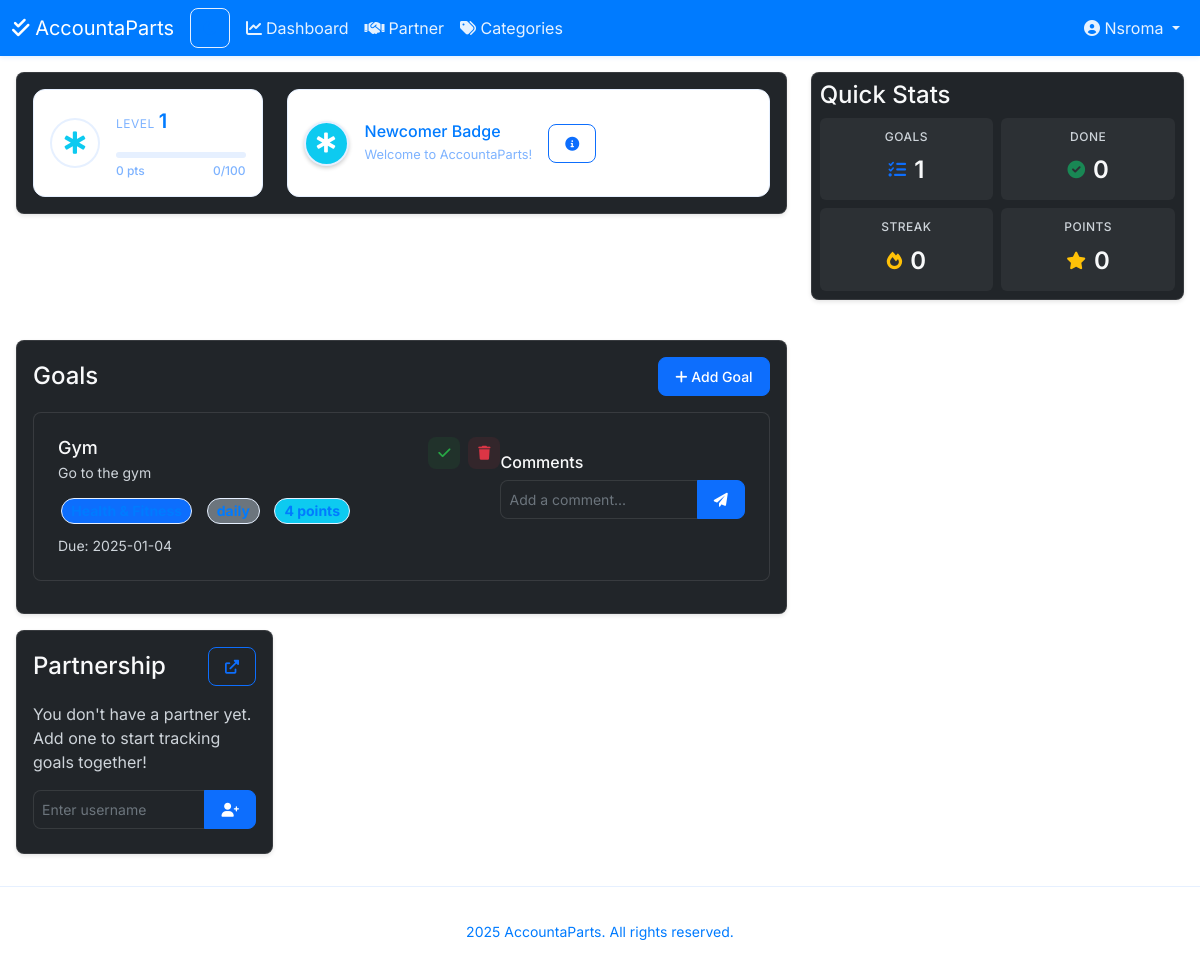
Before: /dashboard (signed in) with the older database file.
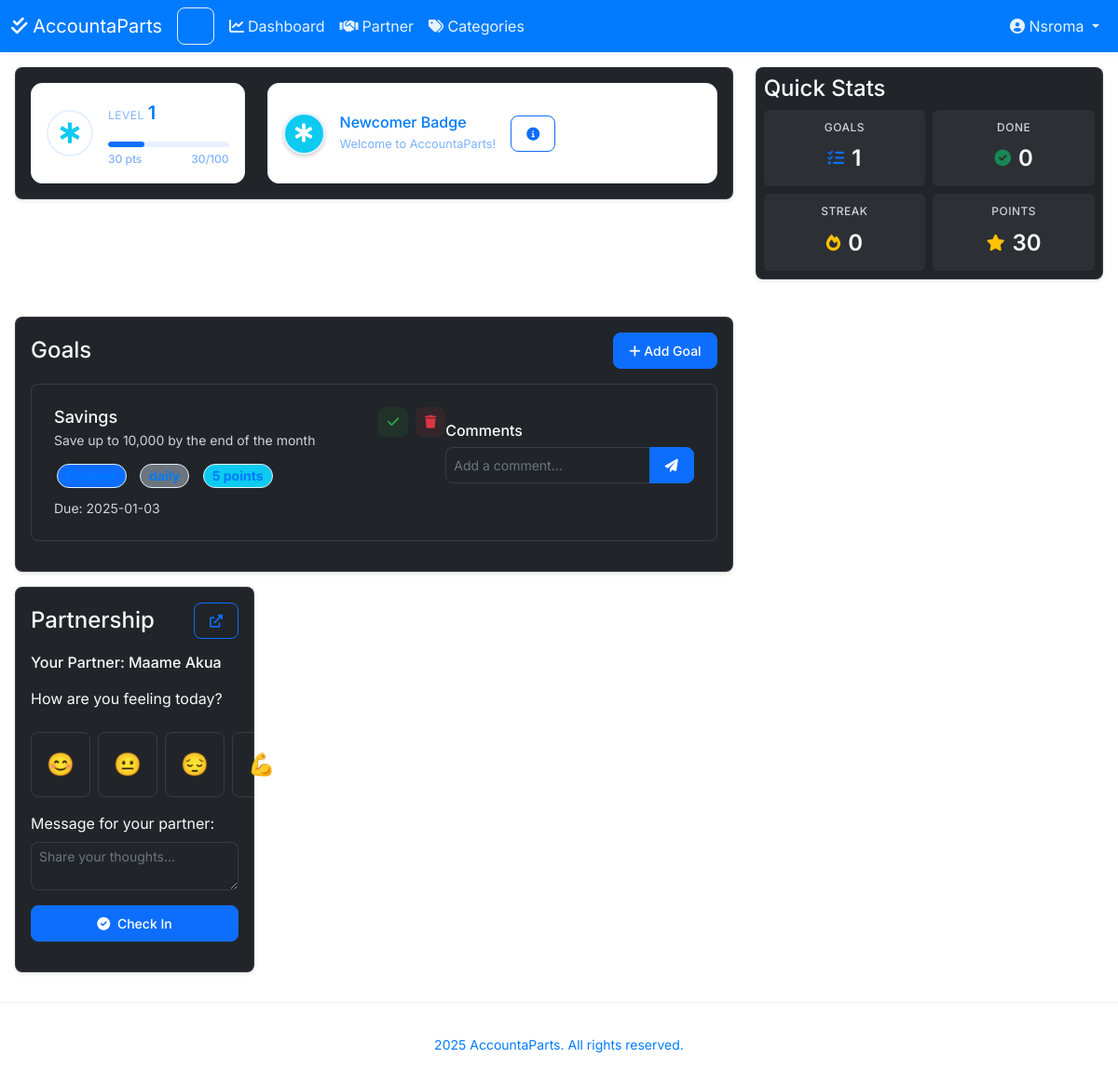
After: the same page with the newer database file.
### app.py (models this page shows, shortened)
class User(UserMixin, db.Model):
    id = db.Column(db.Integer, primary_key=True)
    username = db.Column(db.String(80), unique=True, nullable=False)
    email = db.Column(db.String(120), unique=True, nullable=False)
    password_hash = db.Column(db.String(128))
    points = db.Column(db.Integer, default=0)
    level = db.Column(db.Integer, default=1)
    badges = db.relationship('UserBadge', backref='user', lazy=True)
    partner_id = db.Column(db.Integer, db.ForeignKey('user.id'), unique=True, nullable=True)
    goals = db.relationship('Goal', backref='user', lazy=True)
    check_ins = db.relationship('CheckIn', backref='user', lazy=True)
    comments = db.relationship('Comment', backref='author', lazy=True)
    def get_partner(self):
        if self.partner_id:
            return User.query.get(self.partner_id)
        return None

class Goal(db.Model):
    id = db.Column(db.Integer, primary_key=True)
    title = db.Column(db.String(100), nullable=False)
    description = db.Column(db.Text)
    deadline = db.Column(db.DateTime)
    goal_type = db.Column(db.String(50))  # daily, weekly, monthly
    user_id = db.Column(db.Integer, db.ForeignKey('user.id'), nullable=False)
    category_id = db.Column(db.Integer, db.ForeignKey('category.id'))
    difficulty = db.Column(db.Integer, default=1)  # 1-5
    verification_required = db.Column(db.Boolean, default=False)
    points_reward = db.Column(db.Integer, default=10)
    streak = db.Column(db.Integer, default=0)
    created_at = db.Column(db.DateTime, default=datetime.utcnow)
    completed = db.Column(db.Boolean, default=False)
    completed_at = db.Column(db.DateTime, nullable=True)
    last_streak_update = db.Column(db.DateTime, nullable=True)
    tags = db.relationship('Tag', secondary=goal_tags, lazy='subquery',
        backref=db.backref('goals', lazy=True))
    comments = db.relationship('Comment', backref=db.backref('target_goal', lazy=True), lazy=True)

### app.py (the view)
@app.route('/dashboard')
@login_required
def dashboard():
    categories = Category.query.all()
    goals = Goal.query.filter_by(user_id=current_user.id).order_by(Goal.created_at.desc()).all()
    partner = current_user.get_partner()
    return render_template('dashboard.html',
                         categories=categories,
                         goals=goals,
                         partner=partner)

### app.py (called while the page is built)
@app.context_processor
def utility_processor():
    return {
        'get_my_latest_checkin': get_my_latest_checkin,
        'get_partner_latest_checkin': get_partner_latest_checkin,
        'today': datetime.utcnow().date()
    }

@login_manager.user_loader
def load_user(user_id):
    return User.query.get(int(user_id))

### templates/dashboard.html (shortened to what the changed rows need)
{% extends "base.html" %}
{% block content %}
<div class="container">
    <div class="row mb-4">
        <div class="col-md-8">
            <div class="card">
                <div class="card-body">
                    <div class="row">
                        <div class="col-md-4 mb-3 mb-md-0">
                            <div class="level-card text-center">
                                <div class="d-flex align-items-center gap-3">
                                        {% set current_badge = level_badge.get(current_user.level, "fa-award text-primary") %}
                                    <div class="level-info">
                                        <div class="d-flex align-items-baseline gap-1">
                                            <span class="level-label">Level</span>
                                            <span class="level-number">{{ current_user.level }}</span>
                                        </div>
                                        <div class="level-progress">
                                            <div class="progress">
                                                {% set progress = (current_user.points % 100) %}
                                                <div class="progress-bar bg-primary" role="progressbar"
                                                     style="width: {{ progress }}%;"
                                                     aria-valuenow="{{ progress }}"
                                                     aria-valuemin="0"
                                                     aria-valuemax="100">
                                                </div>
                                            </div>
                                            <div class="d-flex justify-content-between align-items-center mt-1">
                                                <small class="points-text">{{ current_user.points }} pts</small>
                                                <small class="progress-text">{{ progress }}/100</small>
                                            </div>
                                        </div>
                                    </div>
                                </div>
                            </div>
                        </div>
                                {% set current_badge = badges.get(current_user.level, badges[1]) %}
                    </div>
                </div>
            </div>
        </div>
        <div class="col-md-4">
            <div class="card">
                <div class="card-body p-2">
                    <div class="row g-2">
                        <div class="col-3 col-md-6">
                            <div class="stats-card">
                                <div class="stats-display">
                                    <i class="fas fa-star text-warning"></i>
                                    <span class="stats-count">{{ current_user.points }}</span>
                                </div>
                            </div>
                        </div>
                    </div>
                </div>
            </div>
        </div>
    </div>
    <div class="row">
        <div class="col-md-8">
            <div class="card">
                <div class="card-body">
                    {% if goals %}
                        {% for goal in goals %}
                            <div class="goal-card" data-category="{{ goal.category.name }}">
                                <div class="d-flex flex-column flex-md-row justify-content-between">
                                    <div class="flex-grow-1">
                                        <h5 class="goal-title">{{ goal.title }}</h5>
                                        <p class="goal-description">{{ goal.description }}</p>
                                        <div class="goal-meta">
                                            <span class="badge bg-primary">{{ goal.category.name }}</span>
                                            <span class="badge bg-secondary">{{ goal.goal_type }}</span>
                                            <span class="badge bg-info">{{ goal.difficulty }} points</span>
                                            <small class="text-muted">Due: {{ goal.deadline.strftime('%Y-%m-%d') }}</small>
                                        </div>
                                    </div>
                                    <div class="goal-actions mt-2 mt-md-0">
                                        {% if not goal.completed %}
                                        <button class="btn btn-success btn-sm" data-bs-toggle="modal" data-bs-target="#completeGoalModal{{ goal.id }}">
                                            <i class="fas fa-check"></i>
                                        </button>
                                        {% endif %}
                                        <button class="btn btn-danger btn-sm" data-bs-toggle="modal" data-bs-target="#deleteGoalModal{{ goal.id }}">
                                            <i class="fas fa-trash"></i>
                                        </button>
                                    </div>
                                <div class="comments-section mt-3">
                                    <h6 class="mb-2">Comments</h6>
                                    {% set comments = goal.comments|sort(attribute='created_at', reverse=true) %}
                                    <form action="{{ url_for('add_comment', goal_id=goal.id) }}" method="post" class="comment-form mt-2">
                                        <div class="input-group">
                                            <input type="text" class="form-control form-control-sm" name="content" placeholder="Add a comment..." required>
                                            <button type="submit" class="btn btn-primary btn-sm">
                                                <i class="fas fa-paper-plane"></i>
                                            </button>
                                        </div>
                                    </form>
                                </div>
                            </div>
                        {% endfor %}
                    {% else %}
                        <p class="text-muted text-center">No goals yet. Add your first goal!</p>
                    {% endif %}
                </div>
            </div>
        </div>
        <div class="col-md-4">
            <div class="card">
                <div class="card-body">
                    <div class="d-flex justify-content-between align-items-center mb-3">
                        <h5 class="card-title mb-0">Partnership</h5>
                        <a href="{{ url_for('accountability_partner') }}" class="btn btn-sm btn-outline-primary">
                        </a>
                    </div>
                    {% if current_user.partner_id %}
                        <div class="partner-info">
                            {% set partner = current_user.get_partner() %}
                            <h6 class="mb-3">Your Partner: {{ partner.username }}</h6>
                            <form action="{{ url_for('check_in') }}" method="post" class="mb-3">
                                <div class="form-group mb-3">
                                    <label class="form-label">How are you feeling today?</label>
                                    <div class="mood-btn-group">
                                        <button type="button" class="btn btn-outline-primary mood-btn" data-mood="😊">😊</button>
                                        <button type="button" class="btn btn-outline-primary mood-btn" data-mood="😐">😐</button>
                                        <button type="button" class="btn btn-outline-primary mood-btn" data-mood="😔">😔</button>
                                        <button type="button" class="btn btn-outline-primary mood-btn" data-mood="💪">💪</button>
                                    </div>
                                </div>
                                <div class="form-group mb-3">
                                    <label class="form-label">Message for your partner:</label>
                                    <textarea class="form-control form-control-sm" name="message" rows="2" placeholder="Share your thoughts..."></textarea>
                                </div>
                                <button type="submit" class="btn btn-primary btn-sm w-100">
                                    <i class="fas fa-check-circle me-1"></i> Check In
                                </button>
                            </form>
                        </div>
                    {% else %}
                        <p class="text-muted mb-3">You don't have a partner yet. Add one to start tracking goals together!</p>
                        <form action="{{ url_for('add_partner') }}" method="post" class="input-group">
                            <input type="text" class="form-control form-control-sm" name="partner_username" placeholder="Enter username">
                            <button type="submit" class="btn btn-primary btn-sm">
                                <i class="fas fa-user-plus"></i>
                            </button>
                        </form>
                    {% endif %}
                </div>
            </div>
        </div>
    </div>
</div>
{% endblock %}

### templates/base.html (shortened to what this page needs)
<!DOCTYPE html>
<html lang="en" data-theme="light" data-bs-theme="light">
<head>
    <link rel="stylesheet" href="https://cdnjs.cloudflare.com/ajax/libs/bootstrap/5.3.0/css/bootstrap.min.css">
    <link rel="stylesheet" href="https://cdnjs.cloudflare.com/ajax/libs/font-awesome/6.0.0/css/all.min.css">
    <link rel="stylesheet" href="{{ url_for('static', filename='css/style.css') }}">
</head>
<body>
    <nav class="navbar navbar-expand-lg navbar-dark bg-primary sticky-top">
        <div class="container-fluid">
            <a class="navbar-brand" href="{{ url_for('dashboard') }}">
                <i class="fas fa-check-double"></i> AccountaParts
            </a>
            <div class="d-flex align-items-center">
                <button class="btn btn-outline-light me-2" onclick="toggleTheme()" id="themeToggle">
                    <i class="fas fa-moon"></i>
                </button>
            </div>
            <div class="collapse navbar-collapse" id="navbarNav">
                <ul class="navbar-nav me-auto">
                    {% if current_user.is_authenticated %}
                    <li class="nav-item">
                        <a class="nav-link {% if request.endpoint == 'dashboard' %}active{% endif %}" href="{{ url_for('dashboard') }}">
                            <i class="fas fa-chart-line me-1"></i>Dashboard
                        </a>
                    </li>
                    <li class="nav-item">
                        <a class="nav-link {% if request.endpoint == 'accountability_partner' %}active{% endif %}" href="{{ url_for('accountability_partner') }}">
                            <i class="fas fa-handshake me-1"></i>Partner
                        </a>
                    </li>
                    <li class="nav-item">
                        <a class="nav-link {% if request.endpoint == 'categories' %}active{% endif %}" href="{{ url_for('categories') }}">
                            <i class="fas fa-tags"></i> Categories
                        </a>
                    </li>
                    {% endif %}
                </ul>
                <ul class="navbar-nav">
                    {% if current_user.is_authenticated %}
                    <li class="nav-item dropdown">
                        <a class="nav-link dropdown-toggle" href="#" id="userDropdown" role="button" data-bs-toggle="dropdown">
                            <i class="fas fa-user-circle"></i> {{ current_user.username }}
                        </a>
                    </li>
                    {% endif %}
                </ul>
            </div>
        </div>
    </nav>
    <main class="main-content">
        {% block content %}{% endblock %}
    </main>
    <footer class="footer mt-auto py-3 bg-light">
        <div class="container text-center">
            <small class="text-muted"> 2025 AccountaParts. All rights reserved.</small>
        </div>
    </footer>
</body>
</html>

Changed rows visible on the page:
removed Goal: title "Gym", description "Go to the gym", difficulty "4", deadline "2025-01-04"
changed User "Nsroma": points "0" → "30"; partner_id empty → 4 (drawn)
added Goal: title "Savings", description "Save up to 10,000 by the end of the month", difficulty "5", deadline "2025-01-03"
added User: username "Maame Akua"
Other visible differences:
{{ progress }}: "0" → "30"
text no longer shown: "You don't have a partner yet. Add one to start tracking goals together!"
text now shown: "Your Partner: How are you feeling today? 😊 😐 😔 💪 Message for your partner: Check In"
